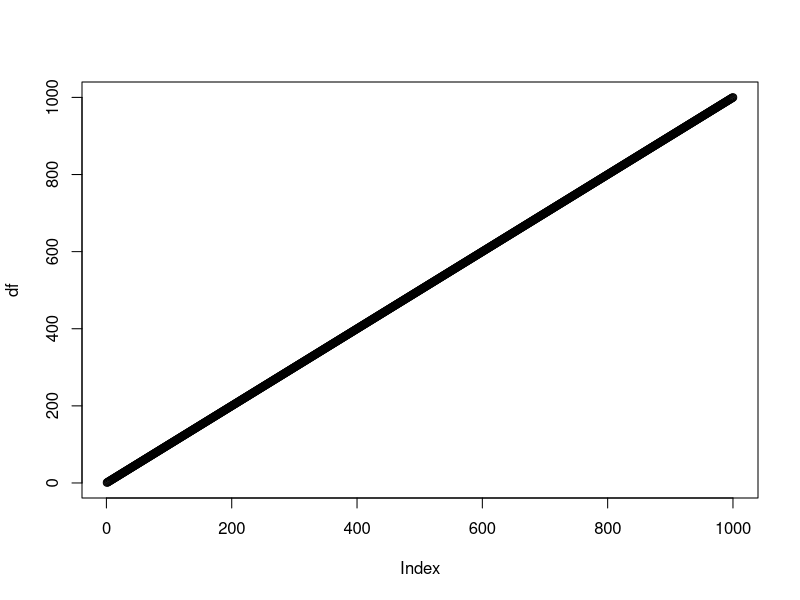
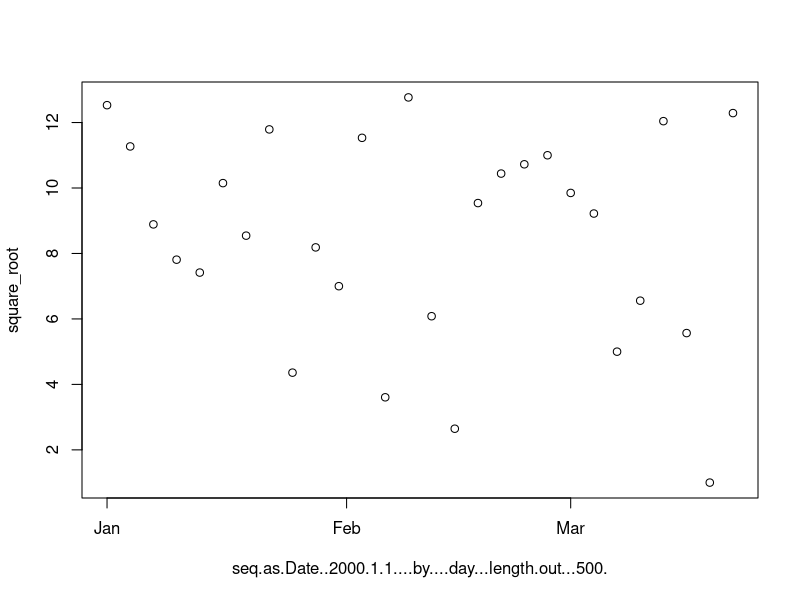

These figures' R source, in order:
# Let's practice! 

# Generate a sequence of numbers from 1 to 1000 and save to a variable called df. Hint: Use seq().
df <- seq(1:1000)
seq(1:1000) -> "df"

# Plot df in a line chart. Use plot().
plot(df)

# Compute and print the log of the 6th highest value. Hint: you could use order() to order a variable.
log(order(df, decreasing=TRUE) [6])
# [1] 6.902743

# Subtract 1 from all uneven numbers. Hint: Use modulus %% to find uneven numbers. 
# what exactly does %% do/mean?

# A
is.odd <- seq(1,1000,by=2)
on <- is.odd - 1
for (df in 1:1000) {
  if (df %% 2 ==1) print(df-1)
}


# B
is.odd <- seq(1,1000, by=2)
on <- is.odd - 1
on <- data.frame(is.odd -1)

for (df in 1:1000) {
  if (df %% 2 == 1) print(df-1)
}


# Add dates (starting point doesn't matter as long as it's a sequence) of the same length as your variable and add them together to make a data frame. 
# Hint: use seq again. "from" doesnt matter, use "length.out".
dates <- data.frame(seq(as.Date('2000/1/1'), by = 'day', length.out = 500))
ALL <- cbind(is.odd, dates)


# Take the sqrt of the values in your data frame (overwrite the original values). 
ALL$square_root = '^'(ALL$is.odd,1/2)
ALL = subset(ALL,select = -c(is.odd))

# Remove all values above 15 from the data frame.
ALL <- data.frame(ALL[!rowSums(ALL[-1] >15),])


# Only keep each third row (1-4-7-10-13-etc) in your data frame. Hint: use seq().
ALL = ALL[seq(1, nrow(ALL), 3),]


# Remove the top 5 values in your data frame. Hint: Use order(y).
ALL <- ALL[order(ALL[, 2], decreasing = TRUE),]
ALL = ALL[-1:-5,]

# OR 
ALL <- ALL[-c(1:5),]

# Randomly shuffle the observations over the dates. Hint: use sample() and get just as many sampled values as the numbers of rows in your data set.
#Is this correct? They look shuffled but didn't use sample function, and don't know what it means when it says "shuffle observations over the dates"
ALL[] <- lapply(ALL, sample)


# Plot again. 
plot(ALL)

# Add a column "category" to df that equals "one" if the value column is within the top 30% quantile, and "two" otherwise. Hint: use ifelse().
ALL$category <- ifelse(ALL$square_root >= (quantile(ALL$square_root, probs = (.7))), 'one', 'two')


# Check if the sum of the values in category "one" are larger than in category "two". Try using aggregate().
aggregate(ALL$square_root, by=list(category=ALL$category),FUN=sum)
# category        x
# 1      one 128.6664
# 2      two 176.3850
